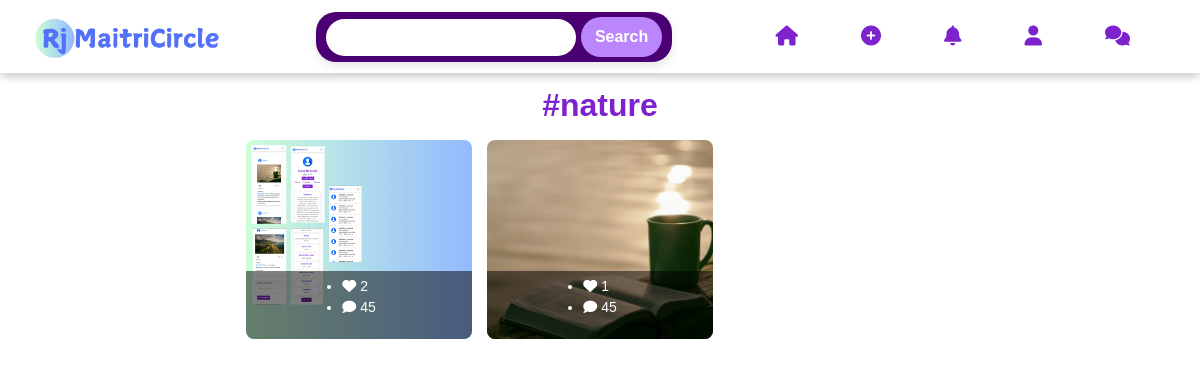
Screenshot of /tags/nature/ with the database file from the repository.
### post/models.py (models this page shows, shortened)
class Tag(models.Model):
    title = models.CharField(max_length=1000, verbose_name="Tag")
    slug = models.SlugField(null=False, unique=True, blank=True)
    class Meta:
        verbose_name = "Tag"
        verbose_name_plural = "Tags"
    def __str__(self):
        return self.title

class Post(models.Model):
    post_id = ShortUUIDField(alphabet="abcdefghijklmnopqrstuvwxyz123", unique=True)
    image = models.FileField(upload_to=user_directory_path, default="file.jpg", null=True, verbose_name="Profile_pic")
    caption = CKEditor5Field('Text', config_name='extends')
    posted = models.DateTimeField(auto_now_add=True)
    tag = models.ManyToManyField(Tag, blank=True, help_text="separate with comma")
    user = models.ForeignKey(settings.AUTH_USER_MODEL, on_delete=models.CASCADE, related_name="userPost")
    likes = models.IntegerField(default=0)
    liked_by = models.ManyToManyField(settings.AUTH_USER_MODEL, related_name="liked_posts", blank=True)
    def get_absolute_url(self):
        return reverse("PostDetail", args=[self.post_id])
    class Meta:
        verbose_name = "Post"
        verbose_name_plural = "Posts"

### post/views.py (the view)
# urls.py: path('tags/<slug:tag_slug>/', PostTag, name='tags'),
def PostTag(request, tag_slug):
    tag = get_object_or_404(Tag, slug=tag_slug)
    posts = Post.objects.filter(tag=tag).order_by('-posted')
    context = {
        'posts': posts,
        'tag': tag
    }
    return render(request, 'post/tag.html', context)

### notification/context_processors.py (called while the page is built)
def unread_message_count(request):
    if request.user.is_authenticated:
        return {
            "unread_message_count": Notification.objects.filter(user=request.user, is_read=False, notification_type="message").count()
        }
    return {"unread_message_count": 0}

def unread_count(request):
    if request.user.is_authenticated:
        return {
            "unread_count": Notification.objects.filter(user=request.user, is_read=False).exclude(notification_type="message").count()
        }
    return {"unread_count": 0}

### templates/post/tag.html
{% extends "partials/base.html" %}
{% load static %}
{% block content %}
<main>
    <h2 class="my-3 mx-auto text-center" style="color:#7D22CE; font-weight:bold;">#{{tag}}</h3>
    <div class="container">
        <div class="gallery">
            {% for post in posts %}
                <a href="{{ post.get_absolute_url }}" class="gallery-item">
                    <img src="{{ post.image.url }}" alt="Post Image">
                    <div class="gallery-item-info">
                        <ul>
                            <li class="gallery-item-likes"><i class="fas fa-heart"></i> {{post.likes}}</li>
                            <li class="gallery-item-comments"><i class="fas fa-comment"></i> 45</li>
                        </ul>
                    </div>
                </a>
            {% endfor %}
        </div>
    </div>
</main>
{% endblock content %}

### static/style/new_post.css (style rules this page uses)
* { margin: 0; padding: 0; box-sizing: border-box; font-family: Arial, sans-serif; }

### static/style/profile.css (style rules this page uses)
.gallery { display: grid; grid-template-columns: repeat(auto-fill, minmax(200px, 1fr)); gap: 15px; }
.gallery-item { position: relative; overflow: hidden; border-radius: 8px; }
.gallery-item img { width: 100%; height: 100%; object-fit: cover; }
.gallery-item-info { position: absolute; bottom: 0; width: 100%; background: rgba(0, 0, 0, 0.5); color: #fff; display: flex; justify-content: space-around; padding: 5px 0; }
.gallery-item-likes, .gallery-item-comments { font-size: 14px; }

### static/style/home.css (style rules this page uses)
body { padding-top: 70px; }
body { background-color: #f8f9fa; }
body { background: #000000; }

### rows the page displays
Tag: title "nature"
Post: image (picture), likes "2"
Post: image (picture), likes "1"
